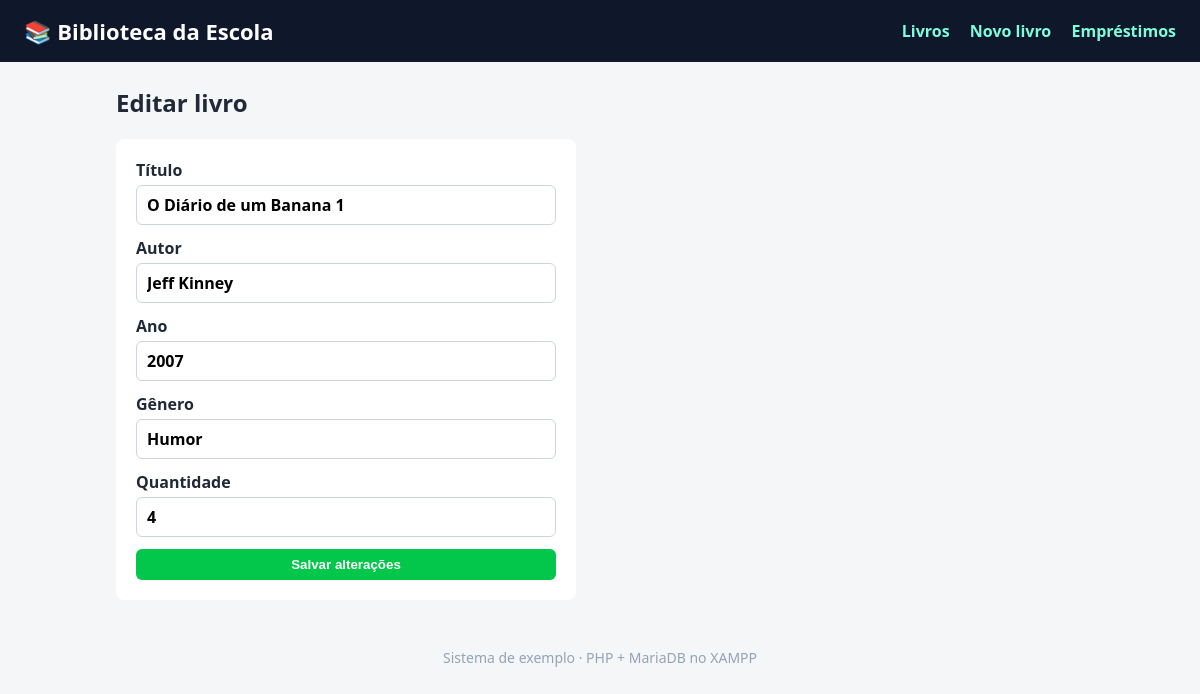
The page /editar.php?id=4 on the database its author committed.
### tables this page shows
CREATE TABLE livros (
  id          INT AUTO_INCREMENT PRIMARY KEY,
  titulo      VARCHAR(150) NOT NULL,
  autor       VARCHAR(100) NOT NULL,
  ano         INT,
  genero      VARCHAR(50),
  quantidade  INT NOT NULL DEFAULT 1
);

### conexao.php (called while the page is built, shortened)
<?php
function e($texto) {
    return htmlspecialchars((string)$texto, ENT_QUOTES, 'UTF-8');
}

### editar.php (the view, shortened to what this page needs)
<?php
require 'conexao.php';
$id = (int)($_GET['id'] ?? $_POST['id'] ?? 0);
$consulta = $pdo->prepare("SELECT * FROM livros WHERE id = :id");
$consulta->execute([':id' => $id]);
$livro = $consulta->fetch();
require 'topo.php';
?>
<h2>Editar livro</h2>
<form method="post" class="ficha">
  <label>Título <input name="titulo" value="<?= e($livro['titulo']) ?>" required maxlength="150"></label>
  <label>Autor <input name="autor" value="<?= e($livro['autor']) ?>" required maxlength="100"></label>
  <label>Ano <input name="ano" type="number" value="<?= e($livro['ano']) ?>"></label>
  <label>Gênero <input name="genero" value="<?= e($livro['genero']) ?>" maxlength="50"></label>
  <label>Quantidade <input name="quantidade" type="number" min="1" value="<?= e($livro['quantidade']) ?>" required></label>
  <button>Salvar alterações</button>
</form>
<?php require 'rodape.php'; ?>

### estilo.css (style rules this page uses)
* { box-sizing: border-box; }
body { margin: 0; font-family: system-ui, Arial, sans-serif; background: #F4F6F8; color: #1F2937; }
button { background: #02c74a; color: #FFF; border: 0; border-radius: 6px; padding: 8px 14px; cursor: pointer; font-weight: 600; }
input, select { padding: 8px 10px; border: 1px solid #CBD5E1; border-radius: 6px; font: inherit; }
.ficha { display: grid; gap: 12px; max-width: 460px; background: #FFF; padding: 20px; border-radius: 8px; }
.ficha label { display: grid; gap: 4px; font-weight: 600; }

### rows shown on the page
livros: titulo "O Diário de um Banana 1", autor "Jeff Kinney", ano "2007", genero "Humor", quantidade "4"
